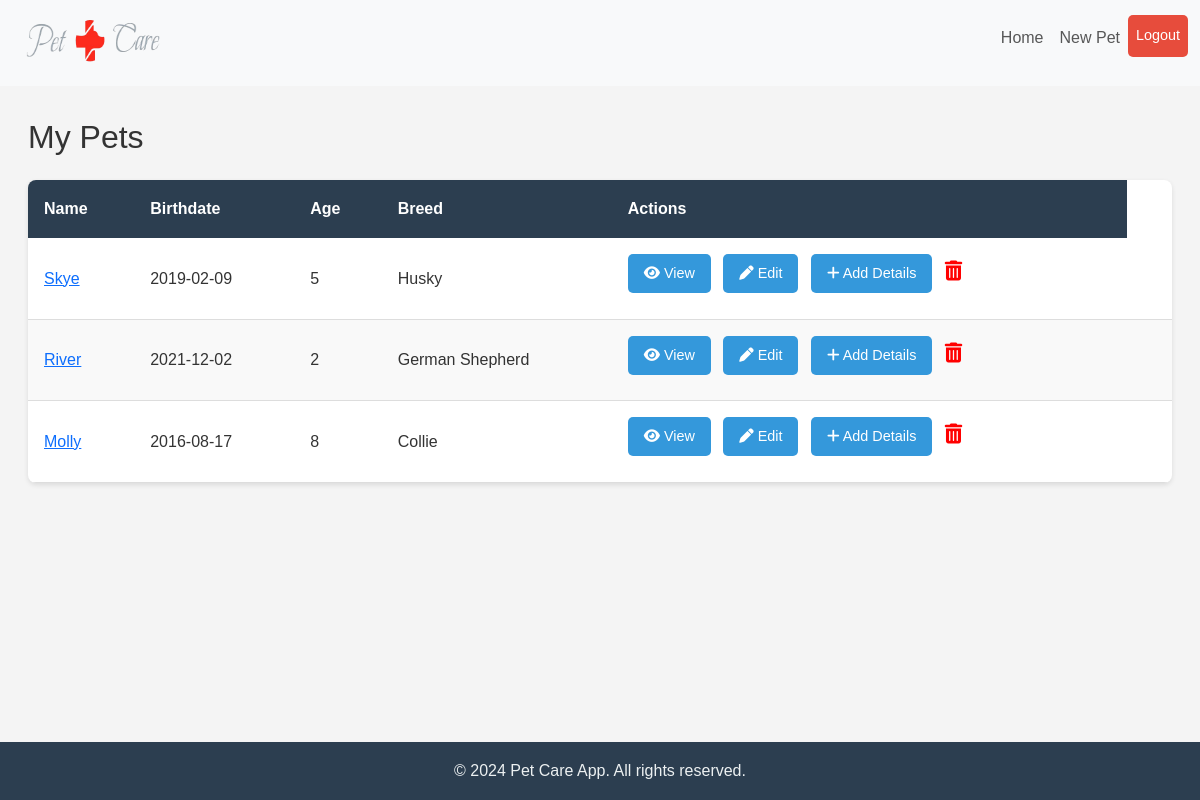
Before: /pets (signed in) with the older database file.
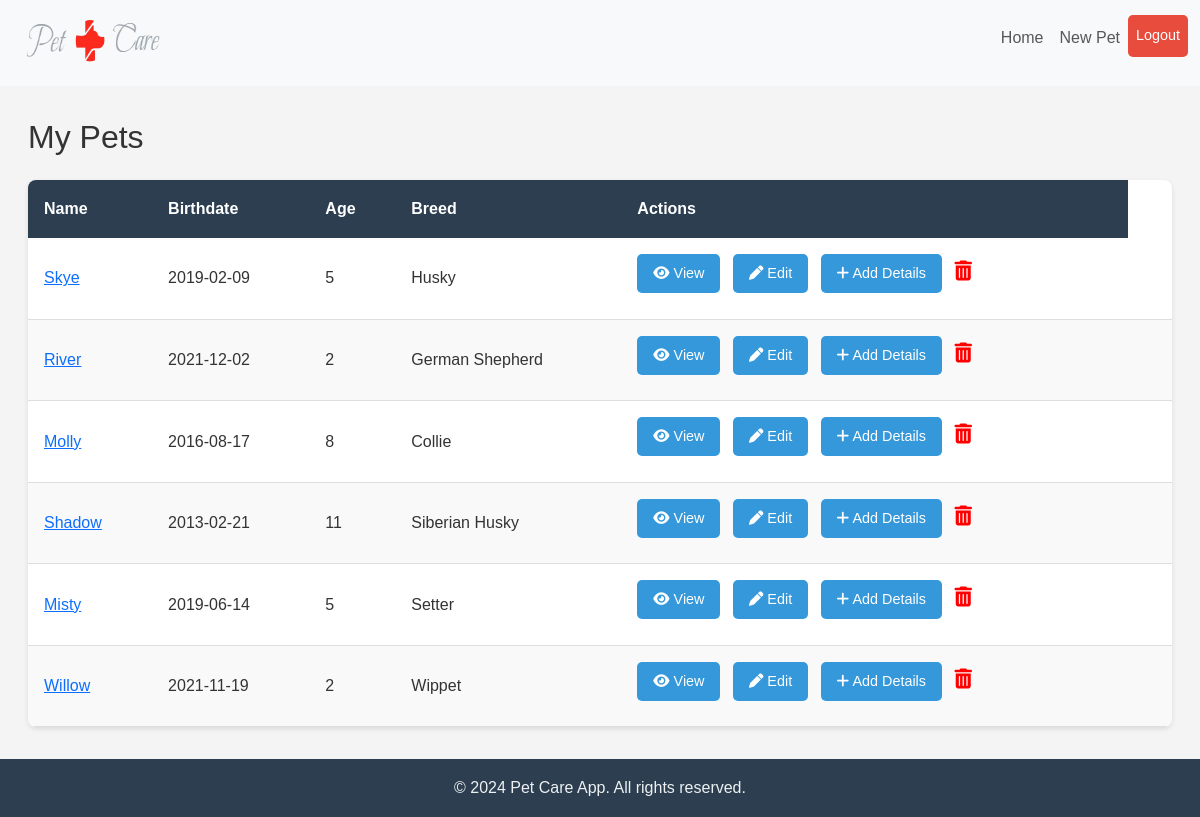
After: the same page with the newer database file.
### app.py (models this page shows)
class Pet(db.Model):
    __tablename__ = 'pets'
    id = db.Column(db.Integer, primary_key=True, autoincrement=True)
    name = db.Column(db.String(100), nullable=False)
    birthdate = db.Column(db.Date, nullable=False)
    breed = db.Column(db.String(50))
    user_id = db.Column(db.Integer, db.ForeignKey('users.id'), nullable=False)
    def calculate_age(self):
        today = datetime.today().date()
        age = today.year - self.birthdate.year - ((today.month, today.day) < (self.birthdate.month, self.birthdate.day))
        return age

### app.py (the view)
@app.route('/pets', methods=['GET'])
@login_required
def list_pets():
    pets = Pet.query.filter_by(user_id=current_user.id).all()
    return render_template('list_pets.html', pets=pets)

### app.py (called while the page is built)
@login_manager.user_loader
def load_user(user_id):
    return User.query.get(int(user_id))

### templates/list_pets.html (shortened to what this page needs)
<!DOCTYPE html>
<html lang="en">
<head>
    <link rel="stylesheet" href="https://cdnjs.cloudflare.com/ajax/libs/font-awesome/6.0.0-beta3/css/all.min.css">
    <link href="https://cdn.jsdelivr.net/npm/bootstrap@5.3.0/dist/css/bootstrap.min.css" rel="stylesheet">
    <link rel="stylesheet" href="{{ url_for('static', filename='list_pets.css') }}">
</head>
<body>
    <header>
        <nav class="navbar navbar-expand-lg navbar-light bg-light">
            <div class="container">
                <a class="navbar-brand" href="{{ url_for('index') }}">
                    <img src="{{ url_for('static', filename='PetCareLogo_transPar.png') }}" alt="Pet Care Logo" width="160" height="60">
                </a>
                <div class="collapse navbar-collapse" id="navbarNav">
                    <ul class="navbar-nav ms-auto">
                        <li class="nav-item">
                            <a class="nav-link" href="{{ url_for('index') }}">Home</a>
                        </li>
                        <li class="nav-item">
                            <a class="nav-link" href="{{ url_for('add_pet') }}">New Pet</a>
                        </li>
                        <li class="nav-item">
                            <a class="nav-link btn btn-danger text-white" href="{{ url_for('logout') }}">Logout</a>
                        </li>
                    </ul>
                </div>
            </div>
        </nav>
    </header>
    <main>
        <section class="container">
            <h2>My Pets</h2>
            <table>
                <thead>
                    <tr>
                        <th>Name</th>
                        <th>Birthdate</th>
                        <th>Age</th>
                        <th>Breed</th>
                        <th class="desktop-only">Actions</th>
                    </tr>
                </thead>
                <tbody>
                    {% for pet in pets %}
                    <tr>
                        <td data-label="Name">
                            <a href="{{ url_for('pet_details', pet_id=pet.id) }}">{{ pet.name }}</a>
                        </td>
                        <td data-label="Birthdate">{{ pet.birthdate.strftime('%Y-%m-%d') }}</td>
                        <td data-label="Age">{{ pet.calculate_age() }}</td>
                        <td data-label="Breed">{{ pet.breed }}</td>
                        <td class="desktop-only">
                            <div class="actions">
                                <a href="{{ url_for('pet_details', pet_id=pet.id) }}" class="btn-secondary">
                                    <i class="fa-solid fa-eye"></i> View
                                </a>
                                <a href="{{ url_for('edit_pet', pet_id=pet.id) }}" class="btn-secondary">
                                    <i class="fa-solid fa-pen"></i> Edit
                                </a>
                                <a href="{{ url_for('add_details', pet_id=pet.id) }}" class="btn-secondary">
                                    <i class="fa-solid fa-plus"></i> Add Details
                                </a>
                                <a href="{{ url_for('delete_pet', pet_id=pet.id) }}" onclick="return confirmDelete('{{pet.name}}');" class="btn-trash">
                                    <i class="fa-solid fa-trash-can"></i>
                                </a>
                            </div>
                        </td>
                        <td class="mobile-only">
                        </td>
                    </tr>
                    {% endfor %}
                </tbody>
            </table>
        </section>
    </main>
    <footer>
        <div class="container">
            <p>&copy; 2024 Pet Care App. All rights reserved.</p>
        </div>
    </footer>
</body>
</html>

### static/list_pets.css (style rules this page uses)
body, html { margin: 0; padding: 0; height: 100%; font-family: 'Arial', sans-serif; background-color: #f4f4f4; color: #333; }
body { font-family: 'Arial', sans-serif; line-height: 1.6; background-color: #f4f4f4; color: #333; display: flex; flex-direction: column; }
html, body { height: 100%; }
main { flex: 1; }
.navbar-nav { text-align: right; }
.navbar-nav .nav-item { display: block; }
.navbar-nav .nav-link { padding: 10px; text-align: center; }
.navbar-nav .nav-link { margin-right: 0; padding-right: 20px; }
.navbar-brand { margin-right: auto; }
main { padding: 2rem 1rem; }
.container { max-width: 1200px; margin: 0 auto; }
h2 { margin-bottom: 1.5rem; font-size: 2rem; }
table { width: 100%; border-collapse: collapse; background: #fff; box-shadow: 0 2px 5px rgba(0,0,0,0.1); border-radius: 8px; overflow: hidden; }
thead { background: #2c3e50; color: #fff; }
thead th { padding: 1rem; text-align: left; }
tbody td { padding: 1rem; border-bottom: 1px solid #ddd; }
tbody tr:nth-child(even) { background: #f9f9f9; }
.btn-secondary { display: inline-block; padding: 0.5rem 1rem; color: #fff; background-color: #3498db; text-decoration: none; border-radius: 5px; font-size: 0.9rem; margin-right: 0.5rem; transition: background-color 0.3s; margin-bottom: 2%; }
.btn-danger { padding: 0.5rem 1rem; color: #fff; background-color: #e74c3c; text-decoration: none; border-radius: 5px; font-size: 0.9rem; transition: background-color 0.3s; }
.btn-trash { color: red; text-decoration: none; font-size: 20px; }
footer { background: #2c3e50; color: #ecf0f1; text-align: center; padding: 1rem; margin-top: auto; }
footer p { margin: 0; }
.navbar-nav .nav-item { margin-bottom: 10px; }
@media (min-width: 769px) { .desktop-only { display: table-cell; } }

Changed rows visible on the page:
added Pet: name "Shadow", birthdate "2013-02-21", calculate_age "11", breed "Siberian Husky"
added Pet: name "Misty", birthdate "2019-06-14", calculate_age "5", breed "Setter"
added Pet: name "Willow", birthdate "2021-11-19", calculate_age "2", breed "Wippet"
